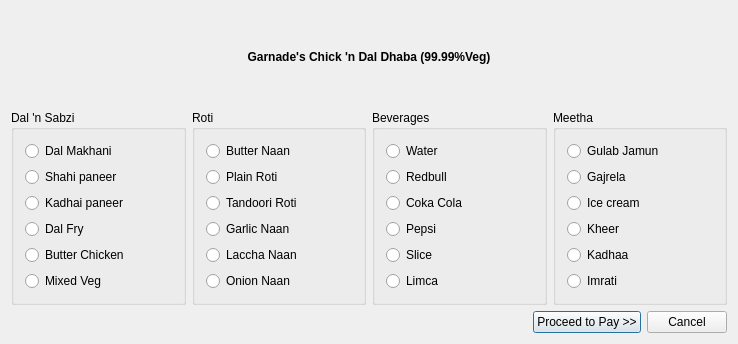
<?xml version="1.0" encoding="UTF-8"?>
<ui version="4.0">
 <class>Dialog</class>
 <widget class="QDialog" name="Dialog">
  <property name="geometry">
   <rect>
    <x>0</x>
    <y>0</y>
    <width>738</width>
    <height>344</height>
   </rect>
  </property>
  <property name="windowTitle">
   <string>Random Dhaba Exixts™</string>
  </property>
  <property name="windowIcon">
   <iconset>
    <normaloff>../../Downloads/dhaba.ico</normaloff>../../Downloads/dhaba.ico</iconset>
  </property>
  <layout class="QGridLayout" name="gridLayout">
   <item row="1" column="0">
    <widget class="QGroupBox" name="Sabzi">
     <property name="title">
      <string>Dal 'n Sabzi</string>
     </property>
     <layout class="QVBoxLayout" name="verticalLayout">
      <item>
       <widget class="QRadioButton" name="radioButton">
        <property name="text">
         <string>Dal Makhani</string>
        </property>
       </widget>
      </item>
      <item>
       <widget class="QRadioButton" name="radioButton_2">
        <property name="text">
         <string>Shahi paneer</string>
        </property>
       </widget>
      </item>
      <item>
       <widget class="QRadioButton" name="radioButton_3">
        <property name="text">
         <string>Kadhai paneer</string>
        </property>
       </widget>
      </item>
      <item>
       <widget class="QRadioButton" name="radioButton_4">
        <property name="text">
         <string>Dal Fry</string>
        </property>
       </widget>
      </item>
      <item>
       <widget class="QRadioButton" name="radioButton_5">
        <property name="text">
         <string>Butter Chicken</string>
        </property>
       </widget>
      </item>
      <item>
       <widget class="QRadioButton" name="radioButton_6">
        <property name="text">
         <string>Mixed Veg</string>
        </property>
       </widget>
      </item>
     </layout>
    </widget>
   </item>
   <item row="1" column="2">
    <widget class="QGroupBox" name="Peena">
     <property name="title">
      <string>Beverages</string>
     </property>
     <layout class="QVBoxLayout" name="verticalLayout_3">
      <item>
       <widget class="QRadioButton" name="radioButton_13">
        <property name="text">
         <string>Water</string>
        </property>
       </widget>
      </item>
      <item>
       <widget class="QRadioButton" name="radioButton_14">
        <property name="text">
         <string>Redbull</string>
        </property>
       </widget>
      </item>
      <item>
       <widget class="QRadioButton" name="radioButton_15">
        <property name="text">
         <string>Coka Cola</string>
        </property>
       </widget>
      </item>
      <item>
       <widget class="QRadioButton" name="radioButton_16">
        <property name="text">
         <string>Pepsi</string>
        </property>
       </widget>
      </item>
      <item>
       <widget class="QRadioButton" name="radioButton_17">
        <property name="text">
         <string>Slice</string>
        </property>
       </widget>
      </item>
      <item>
       <widget class="QRadioButton" name="radioButton_18">
        <property name="text">
         <string>Limca</string>
        </property>
       </widget>
      </item>
     </layout>
    </widget>
   </item>
   <item row="0" column="0" colspan="4">
    <layout class="QHBoxLayout" name="horizontalLayout_2">
     <item>
      <widget class="QLabel" name="label">
       <property name="text">
        <string>&lt;center&gt;&lt;b&gt;Garnade's Chick 'n Dal Dhaba (99.99%Veg)&lt;/b&gt;&lt;/cenetr&gt;</string>
       </property>
       <property name="textFormat">
        <enum>Qt::RichText</enum>
       </property>
      </widget>
     </item>
    </layout>
   </item>
   <item row="1" column="1">
    <widget class="QGroupBox" name="Roti">
     <property name="title">
      <string>Roti</string>
     </property>
     <layout class="QVBoxLayout" name="verticalLayout_2">
      <item>
       <widget class="QRadioButton" name="radioButton_8">
        <property name="text">
         <string>Butter Naan</string>
        </property>
       </widget>
      </item>
      <item>
       <widget class="QRadioButton" name="radioButton_7">
        <property name="text">
         <string>Plain Roti</string>
        </property>
       </widget>
      </item>
      <item>
       <widget class="QRadioButton" name="radioButton_9">
        <property name="text">
         <string>Tandoori Roti</string>
        </property>
       </widget>
      </item>
      <item>
       <widget class="QRadioButton" name="radioButton_10">
        <property name="text">
         <string>Garlic Naan</string>
        </property>
       </widget>
      </item>
      <item>
       <widget class="QRadioButton" name="radioButton_11">
        <property name="text">
         <string>Laccha Naan</string>
        </property>
       </widget>
      </item>
      <item>
       <widget class="QRadioButton" name="radioButton_12">
        <property name="text">
         <string>Onion Naan</string>
        </property>
       </widget>
      </item>
     </layout>
    </widget>
   </item>
   <item row="2" column="0" colspan="4">
    <layout class="QHBoxLayout" name="horizontalLayout">
     <item>
      <spacer name="horizontalSpacer">
       <property name="orientation">
        <enum>Qt::Horizontal</enum>
       </property>
       <property name="sizeHint" stdset="0">
        <size>
         <width>40</width>
         <height>20</height>
        </size>
       </property>
      </spacer>
     </item>
     <item>
      <widget class="QPushButton" name="pushButton">
       <property name="text">
        <string>Proceed to Pay &gt;&gt;</string>
       </property>
      </widget>
     </item>
     <item>
      <widget class="QPushButton" name="pushButton_2">
       <property name="text">
        <string>Cancel</string>
       </property>
      </widget>
     </item>
    </layout>
   </item>
   <item row="1" column="3">
    <widget class="QGroupBox" name="Meetha">
     <property name="title">
      <string>Meetha</string>
     </property>
     <layout class="QVBoxLayout" name="verticalLayout_4">
      <item>
       <widget class="QRadioButton" name="radioButton_19">
        <property name="text">
         <string>Gulab Jamun</string>
        </property>
       </widget>
      </item>
      <item>
       <widget class="QRadioButton" name="radioButton_20">
        <property name="text">
         <string>Gajrela</string>
        </property>
       </widget>
      </item>
      <item>
       <widget class="QRadioButton" name="radioButton_21">
        <property name="text">
         <string>Ice cream</string>
        </property>
       </widget>
      </item>
      <item>
       <widget class="QRadioButton" name="radioButton_22">
        <property name="text">
         <string>Kheer</string>
        </property>
       </widget>
      </item>
      <item>
       <widget class="QRadioButton" name="radioButton_24">
        <property name="text">
         <string>Kadhaa</string>
        </property>
       </widget>
      </item>
      <item>
       <widget class="QRadioButton" name="radioButton_23">
        <property name="text">
         <string>Imrati</string>
        </property>
       </widget>
      </item>
     </layout>
    </widget>
   </item>
  </layout>
 </widget>
 <layoutdefault spacing="6" margin="11"/>
 <resources/>
 <connections/>
</ui>
